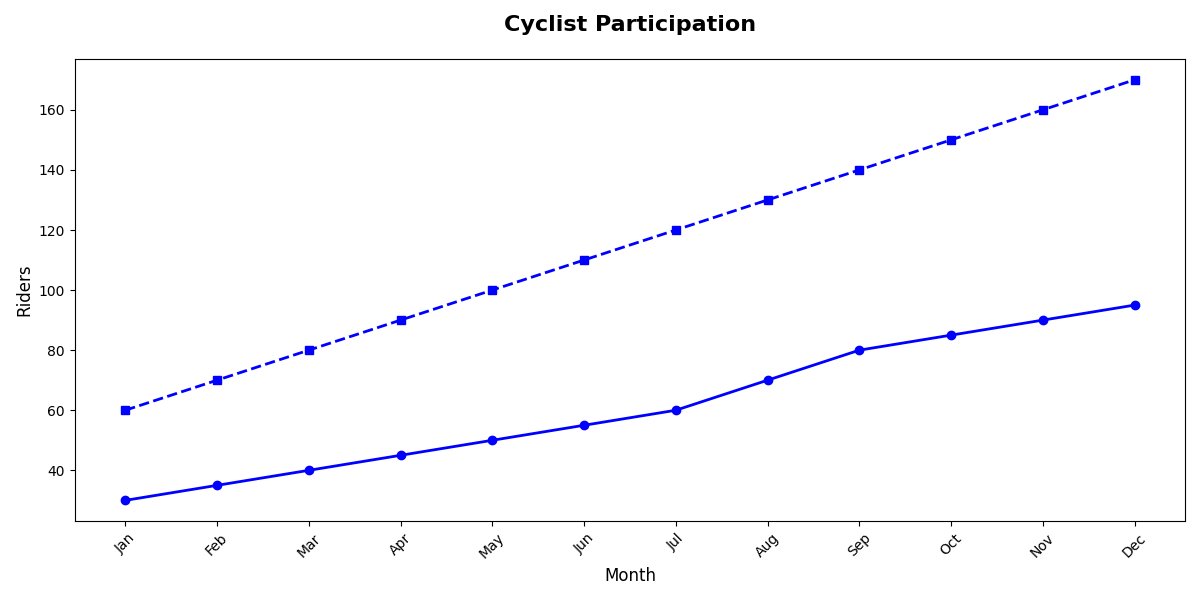

Here is the Python script that generated this plot:
import matplotlib.pyplot as plt
import numpy as np

months = np.arange(1, 13)
weekday_riders = np.array([30, 35, 40, 45, 50, 55, 60, 70, 80, 85, 90, 95])
weekend_riders = np.array([60, 70, 80, 90, 100, 110, 120, 130, 140, 150, 160, 170])

fig, ax1 = plt.subplots(figsize=(12, 6))

single_color = 'blue'
ax1.plot(months, weekday_riders, marker='o', linestyle='-', color=single_color, linewidth=2)
ax1.plot(months, weekend_riders, marker='s', linestyle='--', color=single_color, linewidth=2)

ax1.set_title('Cyclist Participation', fontsize=16, weight='bold', pad=20)
ax1.set_xlabel('Month', fontsize=12)
ax1.set_ylabel('Riders', fontsize=12)

ax1.set_xticks(months)
ax1.set_xticklabels(['Jan', 'Feb', 'Mar', 'Apr', 'May', 'Jun', 'Jul', 'Aug', 'Sep', 'Oct', 'Nov', 'Dec'], fontsize=10, rotation=45)

# Removed grid and legend
# Removed annotation arrows

plt.tight_layout()
plt.show()
